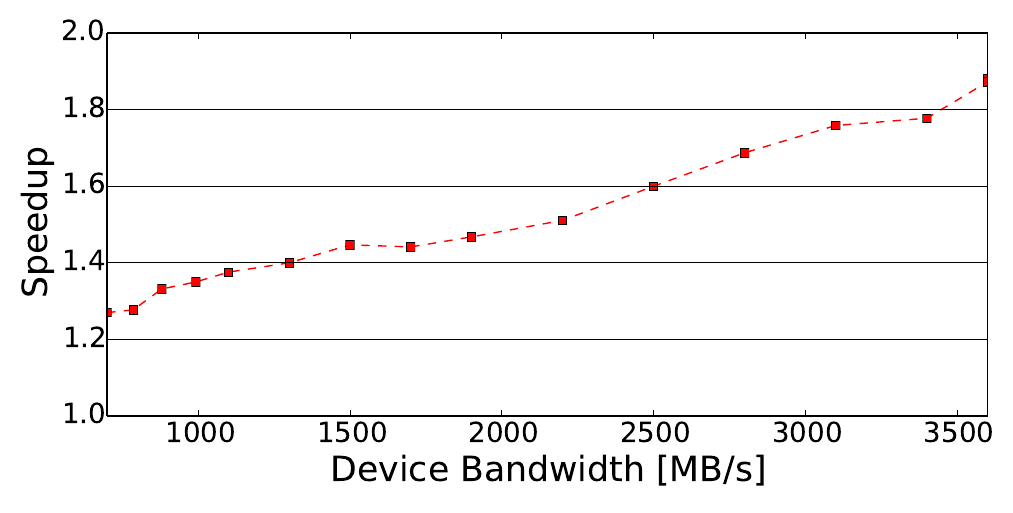

Recreate this plot in Python.
import numpy as np
import matplotlib.pyplot as plt
import pylab as pylab

import numpy as np
import matplotlib.pyplot as plt

device_perf =[3600,3600,3400,3100,2800,2500,2200,1900,1700,1500,1300,1100,992,880,786,700]

perf_gain = [1.881648352,	1.872928177,	1.777777778,	1.758823529,	1.6875,	1.6,	1.510791367,	1.467741935,	1.441441441,	1.447028424,	1.4,	1.375687844,	1.35,	1.331694577,	1.27707059,	1.269913935]
#perf_gain = [1.88,1.80,1.17,1.28,	1.15,	1.02,	1.04,	1.03,	1.04]
#perf_gain = [1.88,1.80,1.28,	1.15,	1.02,	1.04,	1.03,	1.04]

#plt.title('Area of a Circle')
fig = plt.figure(figsize=(10,5))
ax = fig.add_subplot(111)
plt.xlabel('Device Bandwidth [MB/s]' ,fontsize=25)
plt.ylabel('Speedup',fontsize=25)
ax.yaxis.grid(True, linestyle='-', which='major', color='black')
ax.set_ylim([1,2])

ax.plot(device_perf, perf_gain,'rs',linestyle='--')
plt.xlim(device_perf[-1],device_perf[0])

plt.yticks(fontsize=20)
plt.xticks(fontsize=20)
plt.tight_layout()
plt.show()
pylab.savefig('motivation.pdf',bbox_inches='tight')
#plt.rcParams['lines.linewidth'] = 2
#plt.rcParams['axes.labelsize'] = medium
#savefig("motivation.pdf")








